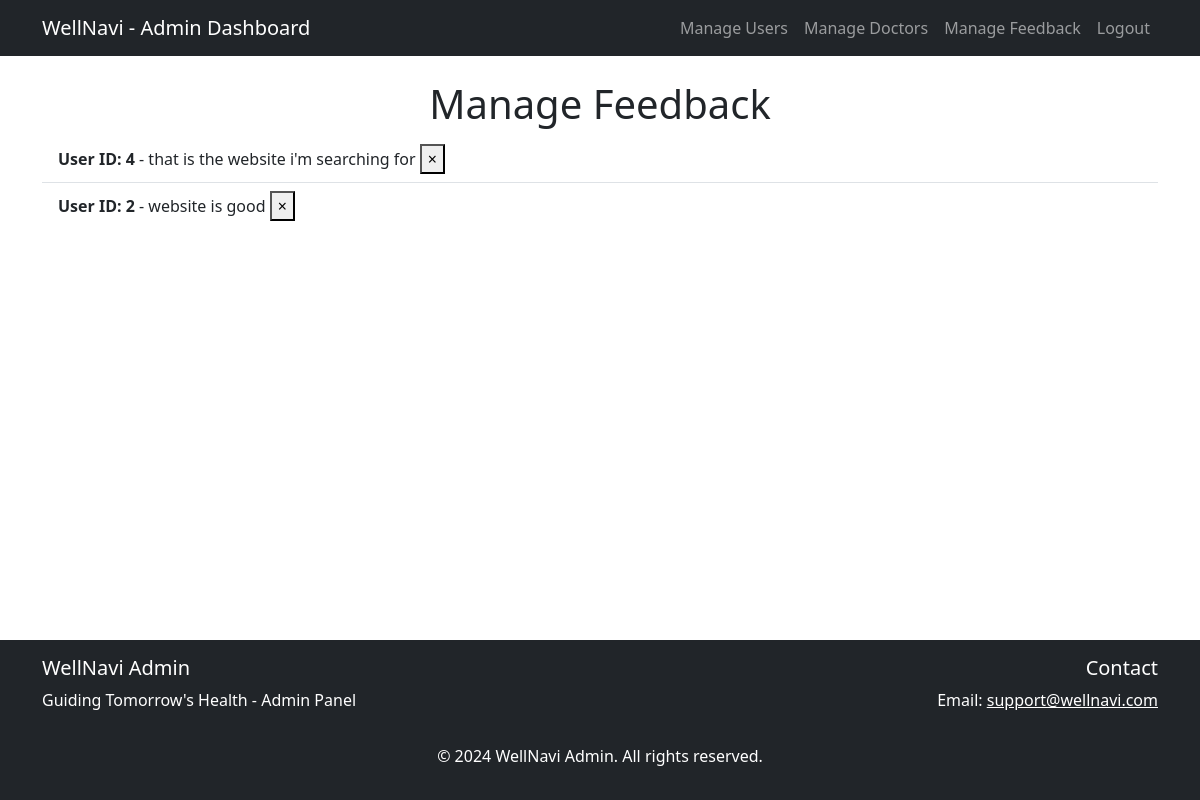
The app's page /manage_feedback (signed in) with its own data.
### website/models.py (models this page shows)
class Note(db.Model):
    id = db.Column(db.Integer, primary_key=True)
    data = db.Column(db.String(200), nullable=False)
    user_id = db.Column(db.Integer, db.ForeignKey('user.id'), nullable=False)

### website/views.py (the view)
@views.route('/manage_feedback')
@login_required
def manage_feedback():
    notes = Note.query.all()
    return render_template('manage_feedback.html', notes=notes, user=current_user)

### website/__init__.py (called while the page is built)
def create_app():
    app = Flask(__name__)
    app.config['SECRET_KEY'] = 'hjshjhdjah kjshkjdhjs'
    app.config['SQLALCHEMY_DATABASE_URI'] = f'sqlite:///{DB_NAME}'
    db.init_app(app)
    from .views import views
    from .auth import auth
    app.register_blueprint(views, url_prefix='/')
    app.register_blueprint(auth, url_prefix='/')
    from .models import User, Note, Admin
    with app.app_context():
        create_database(app)
    login_manager = LoginManager()
    login_manager.login_view = 'auth.login'
    login_manager.init_app(app)
    @login_manager.user_loader
    def load_user(user_id):
        admin = Admin.query.get(int(user_id))
        if admin:
            return admin
        return User.query.get(int(user_id))
    return app

### website/templates/manage_feedback.html (shortened to what this page needs)
{% extends "adminbase.html" %} {% block title %}Manage Feedback{% endblock %} {%
block content %}
<h1 class="text-center">Manage Feedback</h1>
<ul class="list-group list-group-flush">
  {% for note in notes %}
  <li class="list-group-item">
    <strong>User ID: {{ note.user_id }}</strong> - {{ note.data }}
    <form
      method="POST"
      action="{{ url_for('views.delete_feedback', note_id=note.id) }}"
      style="display: inline"
    >
      <button type="submit" class="close">
        <span aria-hidden="true">&times;</span>
      </button>
    </form>
  </li>
  {% endfor %}
</ul>
 {% endblock %}

### records on screen
Note: user_id "4", data "that is the website i'm searching for"
Note: user_id "2", data "website is good"
